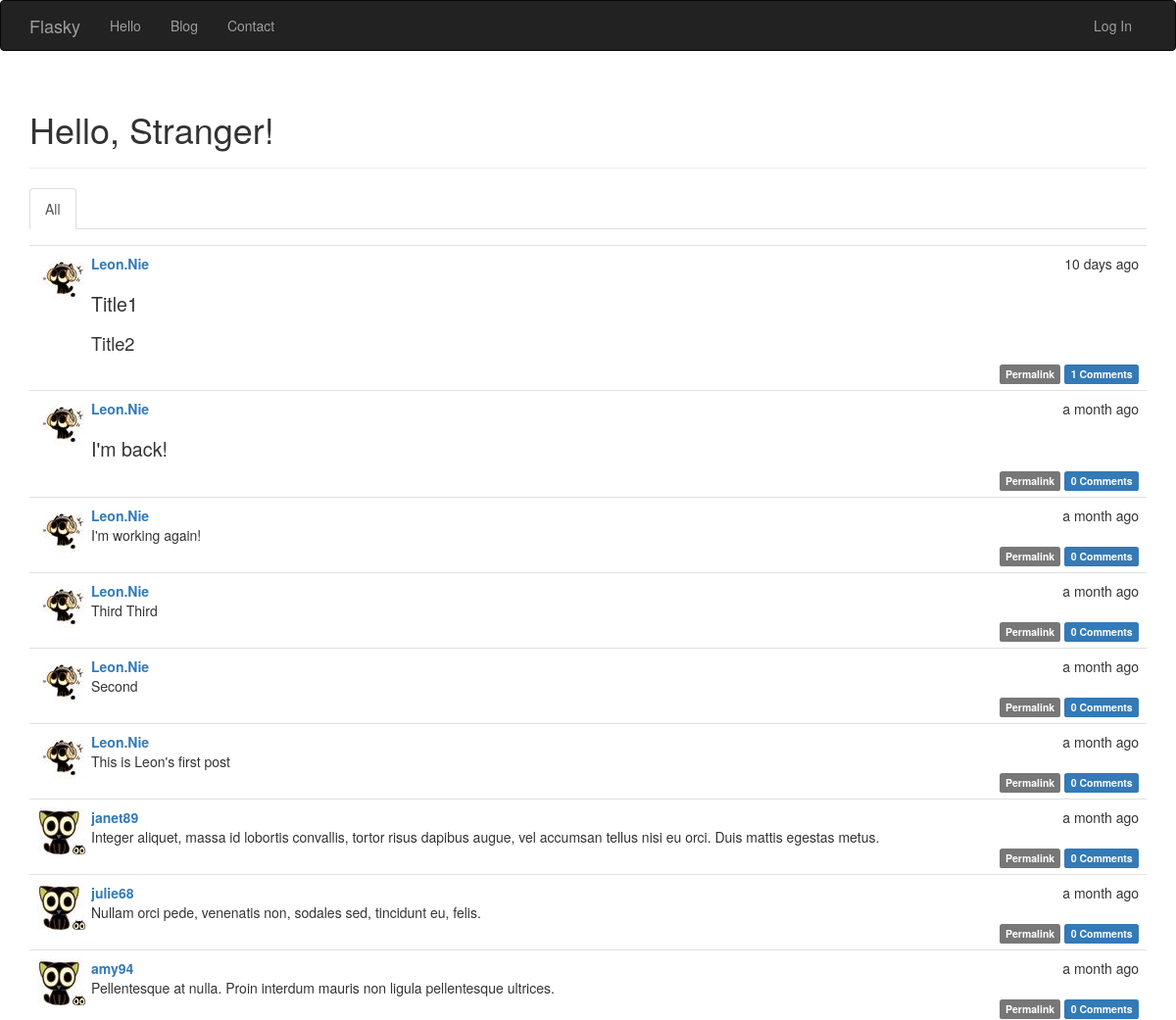
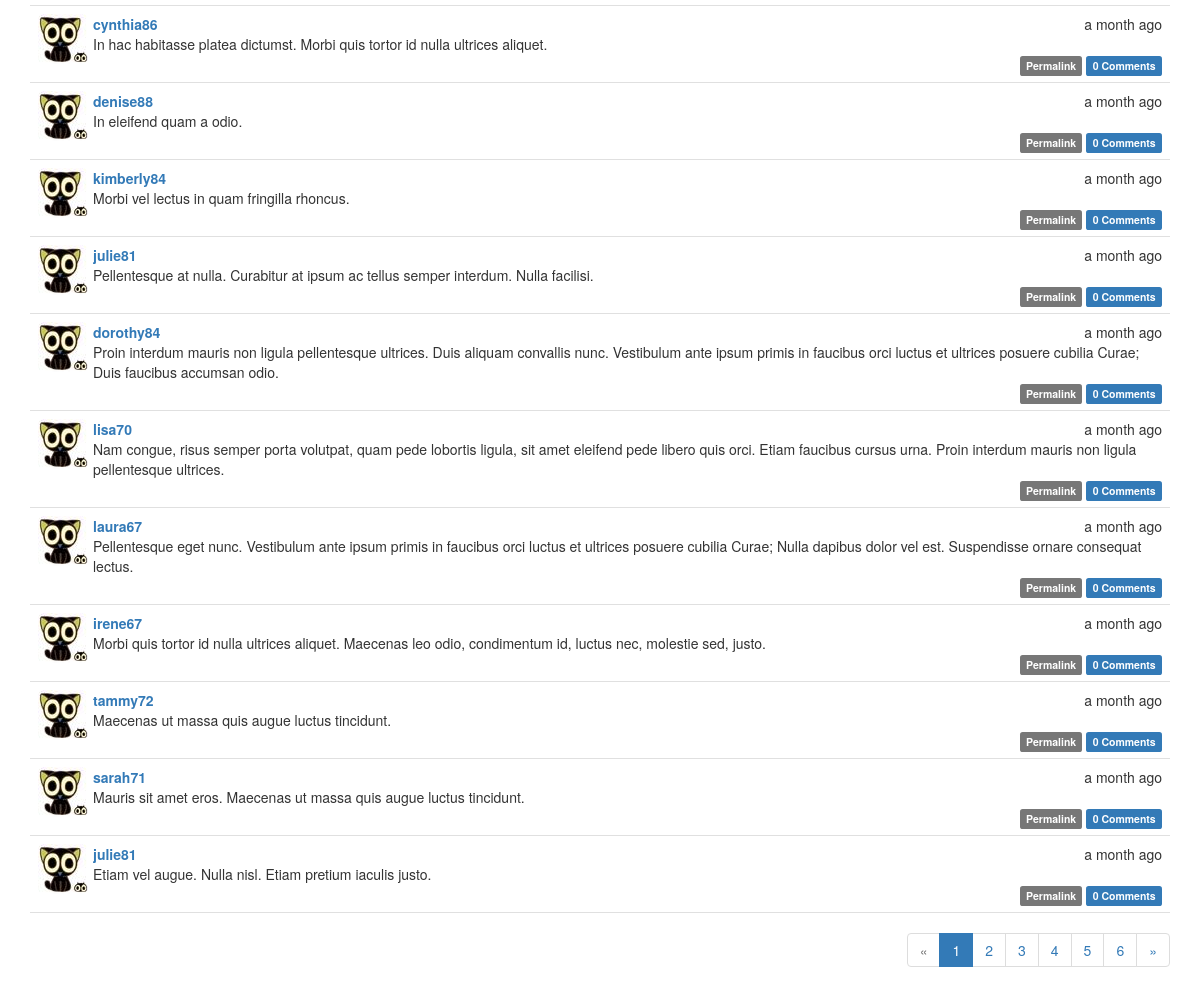
Screenshot of /blog/ with the database file from the repository (2 pictures, top to bottom).
### app/models.py (models this page shows, shortened)
class Post(db.Model):
    __tablename__ = 'posts'
    id = db.Column(db.Integer, primary_key=True)
    body = db.Column(db.Text)
    body_html = db.Column(db.Text)
    timestamp = db.Column(db.DateTime, index=True, default=datetime.utcnow)
    author_id = db.Column(db.Integer, db.ForeignKey('users.id'))
    comments = db.relationship('Comment', backref='post', lazy='dynamic')

class User(UserMixin, db.Model):
    __tablename__ = 'users'
    id = db.Column(db.Integer, primary_key=True)
    email = db.Column(db.String(64), unique=True, index=True)
    username = db.Column(db.String(64), unique=True, index=True)
    role_id = db.Column(db.Integer, db.ForeignKey('roles.id'))
    password_hash = db.Column(db.String(128))
    confirmed = db.Column(db.BOOLEAN, default=False)
    followed = db.relationship('Follow',
                               foreign_keys=[Follow.follower_id],
                               backref=db.backref('follower', lazy='joined'),
                               lazy='dynamic',
                               cascade='all,delete-orphan')
    followers = db.relationship('Follow',
                                foreign_keys=[Follow.followed_id],
                                backref=db.backref('followed', lazy='joined'),
                                lazy='dynamic',
                                cascade='all, delete-orphan')
    comments = db.relationship('Comment', backref='author', lazy='dynamic')
    name = db.Column(db.String(64))
    location = db.Column(db.String(64))
    about_me = db.Column(db.Text())
    Ico = db.Column(db.Integer, default='2')
    member_since = db.Column(db.DateTime(), default=datetime.utcnow)  # 注册时间，db.Column()参数可以接受函数为参数
    last_seen = db.Column(db.DateTime, default=datetime.utcnow)  # 最后登录时间
    posts = db.relationship('Post', backref='author', lazy='dynamic')
    @property
    def password(self):
        raise AttributeError('Password is not a readable attribute')
    def IDIco(self, size='big'):
        if self.Ico is not None:
            if size == "mid":
                url = '../static/avatar/' + str(self.Ico) + '_mid.jpg'
            elif size == "li":
                url = '../static/avatar/' + str(self.Ico) + '_li.jpg'
            else:
                url = '../static/avatar/' + str(self.Ico) + '.jpg'
            return url

### app/main/views.py (the view)
@main.route('/blog/', methods=['GET', 'POST'])
def blog():  # view function
    form = PostForm()
    if current_user.can(Permission.WRITE_ARTICLES) and form.validate_on_submit():
        post = Post(body=form.body.data, author=current_user._get_current_object())
        db.session.add(post)
        return redirect(url_for('.blog'))
    page = request.args.get('page', 1, type=int)
    show_followed = False
    if current_user.is_authenticated:
        show_followed = bool(request.cookies.get('show_followed', ''))
    if show_followed:
        query = current_user.followed_posts
    else:
        query = Post.query
    pagination = query.order_by(Post.timestamp.desc()). \
        paginate(page, per_page=current_app.config['FLASKY_POSTS_PER_PAGE'], error_out=False)  # 默认每页显示20
    posts = pagination.items
    return render_template('blog.html', form=form, posts=posts, show_followed=show_followed, pagination=pagination)

### app/auth/views.py (called while the page is built)
@auth.before_app_request
def before_request():
    if current_user.is_authenticated:
        current_user.ping()

### app/main/__init__.py (called while the page is built)
@main.app_context_processor
def inject_permissions():
    return dict(Permission=Permission)

### app/models.py (called while the page is built)
    def can(self, permissions):
        return False

    def is_administrator(self):
        return False

### app/templates/blog.html (shortened to what this page needs)
{% extends "base.html" %}
{% import "bootstrap/wtf.html" as wtf %}
{% import "_macros.html" as macros %}.
{% block page_content %}
    <div class="page-header">
        <h1>Hello,
            {% if current_user.is_authenticated %}{{ current_user.username }}
            {% else %}Stranger{% endif %}!</h1>
    </div>
    <div class="post-tabs">
        <ul class="nav nav-tabs">
            <li{% if not show_followed %} class="active"{% endif %}><a href="{{ url_for('.show_all') }}">All</a></li>
        </ul>
        {% include '_posts.html' %}
    </div>
    {% if pagination %}
        <div class="pagination">
            {{ macros.pagination_widget(pagination, '.blog') }}
        </div>
    {% endif %}
{% endblock %}

### app/templates/_posts.html (shortened to what this page needs)
<ul class="posts">
    {% for post in posts %}
        <li class="post">
            <div class="post-thumbnail">
                <a href="{{ url_for('.user', username=post.author.username) }}">
                    <img class="img-rounded profile-thumbnail" src="{{ post.author.IDIco('mid') }}">
                </a>
            </div>
            <div class="post-content">
                <div class="post-date">{{ moment(post.timestamp).fromNow() }}</div>
                <div class="post-author">
                    <a href="{{ url_for('.user', username=post.author.username) }}">{{ post.author.username }}</a>
                </div>
                <div class="post-body">
                    {% if post.body_html %}
                        {{ post.body_html|safe }}
                    {% else %}
                        {{ post.body }}
                    {% endif %}
                </div>
                <div class="post-footer">
                    <a href="{{ url_for('.post', id=post.id) }}">
                        <span class="label label-default">Permalink</span>
                    </a>
                    <a href="{{ url_for('.post', id=post.id) }}#comments">
                        <span class="label label-primary">{{ post.comments.count() }} Comments</span>
                    </a>
                </div>
            </div>
        </li>
    {% endfor %}
</ul>

### app/static/styles.css (style rules this page uses)
.profile-thumbnail { position: absolute; }
ul.posts { list-style-type: none; padding: 0px; margin: 16px 0px 0px 0px; border-top: 1px solid #e0e0e0; }
ul.posts li.post { padding: 8px; border-bottom: 1px solid #e0e0e0; }
div.post-date { float: right; }
div.post-author { font-weight: bold; }
div.post-thumbnail { position: absolute; }
div.post-content { margin-left: 55px; min-height: 50px; }
div.pagination { width: 100%; text-align: right; padding: 0px; margin: 0px; }
div.post-footer { text-align: right; }
.post-body h1 { font-size: 140%; }
.post-body h2 { font-size: 130%; }

### rows the page displays
Post: timestamp "10 days ago", author.username "Leon.Nie", body_html "Title1 Title2", comments.count "1"
Post: timestamp "a month ago", author.username "Leon.Nie", body_html "I'm back!", comments.count "0"
Post: timestamp "a month ago", author.username "Leon.Nie", body "I'm working again!", comments.count "0"
Post: timestamp "a month ago", author.username "Leon.Nie", body "Third Third", comments.count "0"
Post: timestamp "a month ago", author.username "Leon.Nie", body "Second", comments.count "0"
Post: timestamp "a month ago", author.username "Leon.Nie", body "This is Leon's first post", comments.count "0"
Post: timestamp "a month ago", author.username "janet89", body "Integer aliquet, massa id lobortis convallis, tortor risus dapibus augue, vel accumsan tellus nisi eu orci. Duis mattis egestas metus.", comments.count "0"
Post: timestamp "a month ago", author.username "julie68", body "Nullam orci pede, venenatis non, sodales sed, tincidunt eu, felis.", comments.count "0"
Post: timestamp "a month ago", author.username "amy94", body "Pellentesque at nulla. Proin interdum mauris non ligula pellentesque ultrices.", comments.count "0"
Post: timestamp "a month ago", author.username "cynthia86", body "In hac habitasse platea dictumst. Morbi quis tortor id nulla ultrices aliquet.", comments.count "0"
Post: timestamp "a month ago", author.username "denise88", body "In eleifend quam a odio.", comments.count "0"
Post: timestamp "a month ago", author.username "kimberly84", body "Morbi vel lectus in quam fringilla rhoncus.", comments.count "0"
Post: timestamp "a month ago", author.username "julie81", body "Pellentesque at nulla. Curabitur at ipsum ac tellus semper interdum. Nulla facilisi.", comments.count "0"
Post: timestamp "a month ago", author.username "dorothy84", body "Proin interdum mauris non ligula pellentesque ultrices. Duis aliquam convallis nunc. Vestibulum ante ipsum primis in faucibus orci luctus et ultrices posuere cubilia Curae; Duis faucibus accumsan odio.", comments.count "0"
Post: timestamp "a month ago", author.username "lisa70", body "Nam congue, risus semper porta volutpat, quam pede lobortis ligula, sit amet eleifend pede libero quis orci. Etiam faucibus cursus urna. Proin interdum mauris non ligula pellentesque ultrices.", comments.count "0"
Post: timestamp "a month ago", author.username "laura67", body "Pellentesque eget nunc. Vestibulum ante ipsum primis in faucibus orci luctus et ultrices posuere cubilia Curae; Nulla dapibus dolor vel est. Suspendisse ornare consequat lectus.", comments.count "0"
Post: timestamp "a month ago", author.username "irene67", body "Morbi quis tortor id nulla ultrices aliquet. Maecenas leo odio, condimentum id, luctus nec, molestie sed, justo.", comments.count "0"
Post: timestamp "a month ago", author.username "tammy72", body "Maecenas ut massa quis augue luctus tincidunt.", comments.count "0"
Post: timestamp "a month ago", author.username "sarah71", body "Mauris sit amet eros. Maecenas ut massa quis augue luctus tincidunt.", comments.count "0"
Post: timestamp "a month ago", author.username "julie81", body "Etiam vel augue. Nulla nisl. Etiam pretium iaculis justo.", comments.count "0"

### other values shown
{{ p }} "1"
{{ p }} "2" "3" "4" "5" "6"
